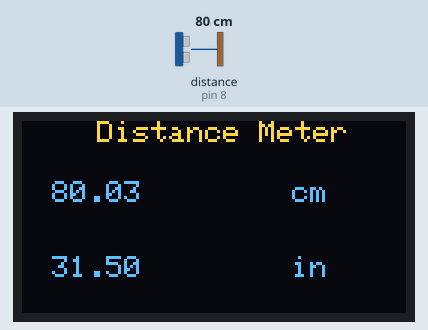
A sketch run on a simulated Arduino Uno, built with avr-gcc and run on an emulated ATmega328P. Parts: 128×64 one-colour display. Wiring (inferred from the names in the program): ultrasonic range finder: trigger pin 9; echo pin 8. Inputs (shaded band) come from the test bench; at power-on: distance to the obstacle (sensor on pin 8) 80 cm. The echo pulse lasts 58.3 µs per cm; the OLED is the two-colour kind (top 16 rows yellow); what the sketch prints to the serial monitor is not drawn.

Above: at 1.3 s.
1.4 s: distance to the obstacle (sensor on pin 8) set to 35 cm
At 3.2 s:
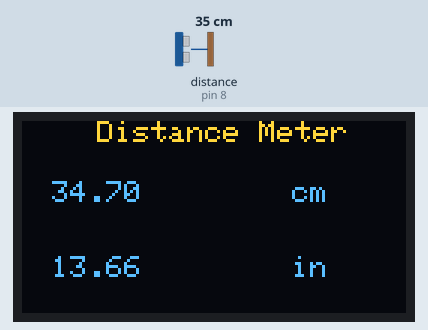
3.7 s: distance to the obstacle (sensor on pin 8) set to 4 cm
At 5.0 s:
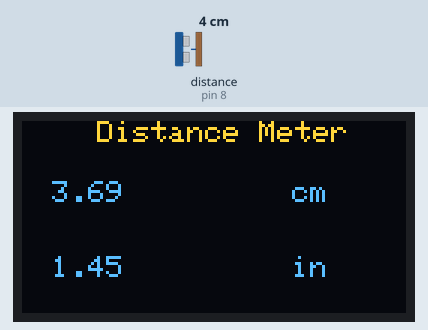
5.3 s: distance to the obstacle (sensor on pin 8) set to 2 cm
At 6.2 s:
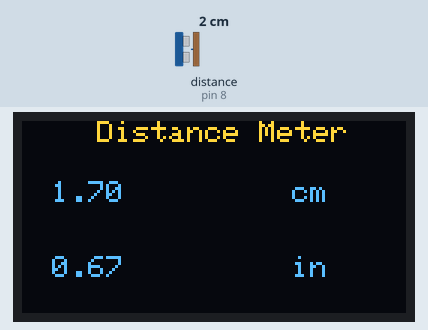
Timing chart, 0 to 8.3 s (numbered marks = the images above; inputs shaded):
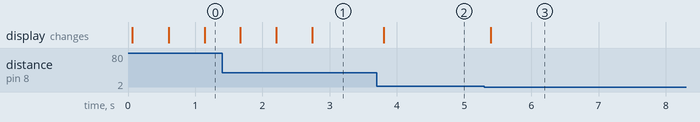

The sketch:

ultrasonic_distance_detector.ino
```cpp
#include <Adafruit_GFX.h>
#include <Adafruit_SH1106.h>

#define trigPin 9
#define echoPin 8

Adafruit_SH1106 display(SEEK_SET);

void setup() {
  Serial.begin(9600);
  pinMode(trigPin, OUTPUT);
  pinMode(echoPin, INPUT);
  display.begin(SH1106_SWITCHCAPVCC, 0x3C); //initialize with the I2C addr 0x3C (128x64)
  display.clearDisplay();
}

void loop() {
  float duration;
  float distance_cm;
  float distance_in;

  digitalWrite(trigPin, LOW); //PULSE ___|---|___
  delayMicroseconds(5);
  digitalWrite(trigPin, HIGH);
  delayMicroseconds(10);
  digitalWrite(trigPin, LOW);

  duration = pulseIn(echoPin, HIGH);

  distance_cm = (duration/2) / 29.15;
  distance_in = (duration/2) / 74.07;

  display.setCursor(25,0); //oled display
  display.setTextSize(1);
  display.setTextColor(WHITE);
  display.println("Distance Meter");

  display.setCursor(10,20); //oled display
  display.setTextSize(1);
  display.setTextColor(WHITE);
  display.println(distance_cm);
  display.setCursor(90,20);
  display.setTextSize(1);
  display.println("cm");

  display.setCursor(10,45); //oled display
  display.setTextSize(1);
  display.setTextColor(WHITE);
  display.println(distance_in);
  display.setCursor(90,45);
  display.setTextSize(1);
  display.println("in");

  display.display();

  delay(500);
  display.clearDisplay();

  //for debugging
  Serial.println(distance_cm);
  Serial.println(distance_in);
}
```

Measured:
- after the input at 1.4 s, the display: changes after 0.27 s (image 1)
- after the input at 3.7 s, the display: changes after 0.10 s (image 2)
- after the input at 5.3 s, the display: changes after 0.10 s (image 3)
